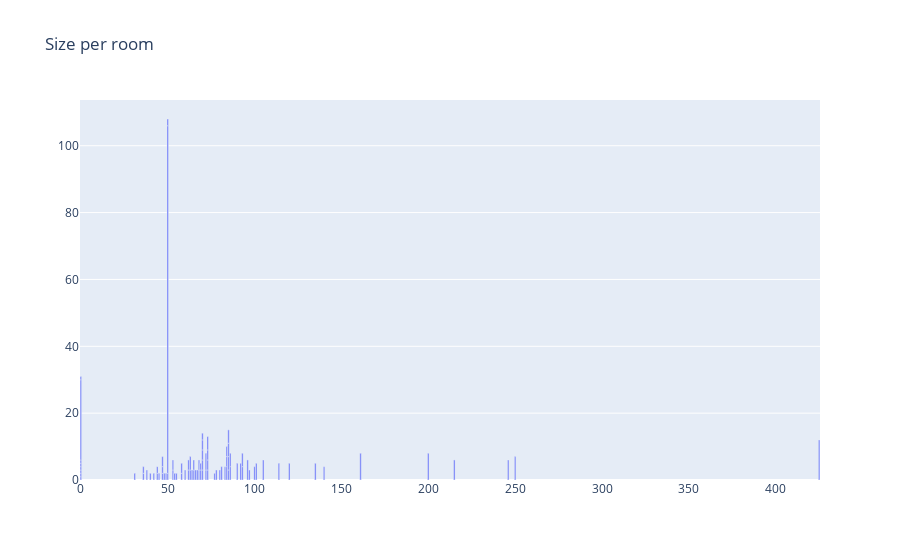

Write notebook code for a chart like this one.
### Code cell
import plotly.graph_objects as go
fig = go.Figure(
    data=[go.Bar(x=main_final2['size'], y=main_final2['room'])],
    layout=go.Layout(
        title=go.layout.Title(text="Size per room")
    )
)
fig.show()

### Figure 1 — Plotly figure (JSON) as saved in the notebook; plotly's stock layout.template omitted (floating-point values rounded to 4 significant figures)
{"data": [{"type": "bar", "x": [" 83", " 114", " 246", " 96", " 62", " 44", " 101", " 68", " 69", " 66", " 62", " 84", " 50", " 84", " 42", " 49", " 135", " 93", " 105", " 161", " 63", 0, "", ", 85 ", " 77", " 120", " 63", " 65", " 200", " 53", " 68", " 81", " 38", " 73", "", "", "", ", 50 ", " 48", " 31", 0, " 70", 0, 0, " 86", 0, " 73", " 36", " 58", " 215", " 85", " 58", " 36", " 53", " 69", " 45", " 425", " 70", " 140", " 72", "", 0, " 70", " 100", " 40", " 73", " 55", " 50", "", 0, " 73", " 54", " 70", " 70", " 67", " 250", " 44", " 47", " 47", " 64", " 47", 0, " 84", " 86", " 72", " 92", " 78", " 85", " 90", "", " 65", " 97", " 85", " 93", " 80", " 60", "", ""], "y": ["4", "5", "6", "6", "3", "2", "5", "3", "3", "3", "3", "4", "2", "3", "2", "2", "5", "4", "6", "8", "3", "1", "2", "3", "2", "5", "4", "3", "8", "3", "3", "4", "3", "3", "1", "2", "3", "104", "2", "2", "1", "3", "1", "1", "4", "1", "3", "2", "2", "6", "4", "3", "2", "3", "2", "2", "12", "3", "4", "3", "5", "1", "3", "4", "2", "3", "2", "2", "4", "24", "4", "2", "3", "2", "3", "7", "2", "2", "2", "3", "3", "1", "3", "4", "5", "5", "3", "4", "5", "2", "3", "3", "4", "4", "3", "3", "2", "3"]}], "layout": {"title": {"text": "Size per room"}}}
